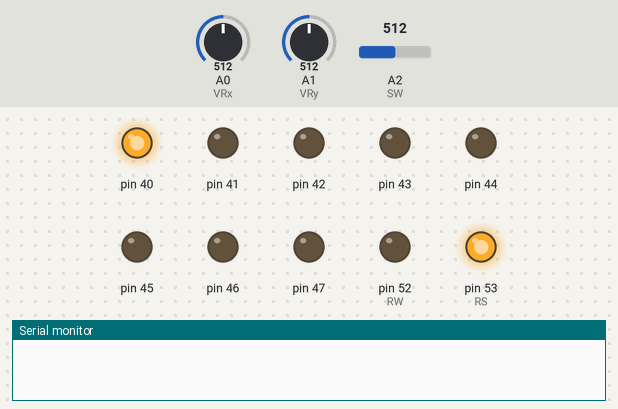
A sketch run on a simulated Arduino Mega 2560, built with avr-gcc and run on an emulated ATmega2560. On the bench: output pins drawn as LEDs (lit = HIGH), the last lines printed to the serial monitor. Inputs (shaded band) come from the test bench; at power-on: A0 (VRx) = 512, A1 (VRy) = 512, A2 (SW) = 512. Pins used as bus, display or sensor lines are not drawn.

Above: at 0.01 s.
At 0.4 s:
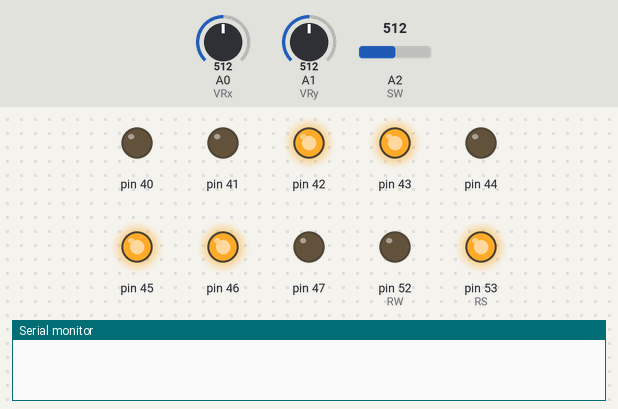
At 2.5 s:
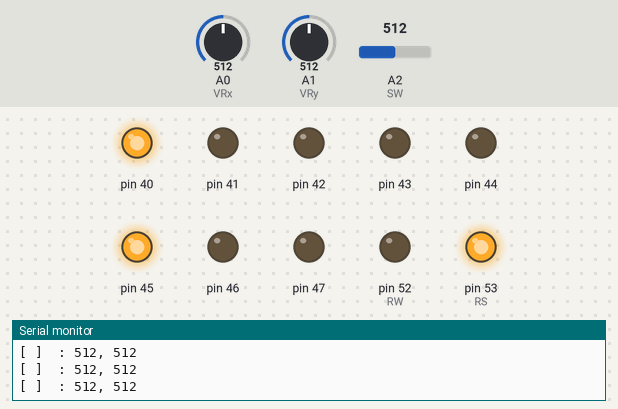
2.6 s: A0 (VRx) set to 109
5.6 s: A0 (VRx) set to 95
8.6 s: A1 (VRy) set to 104
10.1 s: A1 (VRy) set to 94
13.1 s: A2 (SW) set to 82
14.6 s: A2 (SW) set to 66
Timing chart, 0 to 17.5 s (numbered marks = the images above; inputs shaded):
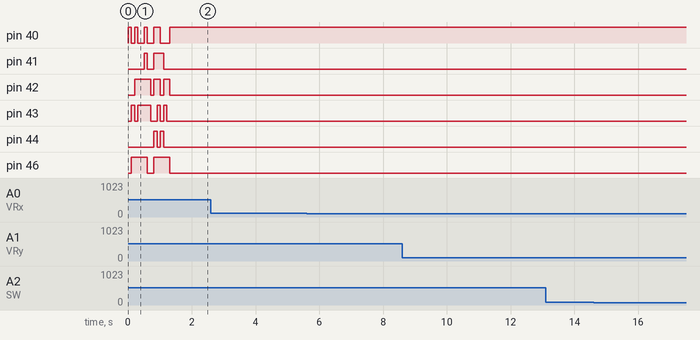

The sketch:

ArduinoLCDController.ino
```cpp
/**
 * Macros
 */

#define RS 53
#define RS_INSTRUCTION LOW
#define RS_DATA HIGH

#define RW 52
#define RW_READ HIGH
#define RW_WRITE LOW

#define ENABLE 51

#define DATA_PIN(PIN_NUM) 40 + PIN_NUM

//#define SW 50
#define SW A2
#define VRx A0
#define VRy A1

#define DISPLAY_STRING {'H', 'e', 'l', 'l', 'o', ',', ' ', 'w', 'o', 'r', 'l', 'd', '!'}


#define TOGGLE_ENABLE() \
    digitalWrite(ENABLE, HIGH); \
    delay(1); \
    digitalWrite(ENABLE, LOW);

/**
 * Defined types
 */

typedef unsigned char uint8;

/**
 * Code
 */

void writeToDataPins(uint8 data) {
    for(uint8 p_index = 0; p_index < 8; p_index++) {
      digitalWrite(DATA_PIN(p_index), data & (0b1 << p_index));
    }

    TOGGLE_ENABLE()
}

void setup() {
  char data[13] = DISPLAY_STRING;

  /**
   * Pin setup
   */

  pinMode(RS, OUTPUT);
  digitalWrite(RS, RS_INSTRUCTION);

  pinMode(RW, OUTPUT);
  digitalWrite(RW, RW_WRITE);

  pinMode(ENABLE, OUTPUT);
  digitalWrite(ENABLE, LOW);

  for(uint8 p_index = 0; p_index < 8; p_index++)
    pinMode(DATA_PIN(p_index), OUTPUT);

  pinMode(SW, INPUT);
  pinMode(VRx, INPUT);
  pinMode(VRy, INPUT);

  /**
   * Serial data stuff
   */

  Serial.begin(9600);

  /**
   * Data writing
   */

  //Prepare for instructions
  digitalWrite(RS, RS_INSTRUCTION);
  digitalWrite(RW, RW_WRITE);

  //Initalize instruction set
  writeToDataPins(0b00111000);

  //Initalize display
  writeToDataPins(0b00001111);

  //Clear display and move to beginning
  writeToDataPins(0b00000001);

  //Write string data
  digitalWrite(RS, RS_DATA);
  for(uint8 index = 0; index < sizeof(data); index++) {
    delay(100);
    writeToDataPins(data[index]);
  }
}

void loop() {
  //Serial.print(digitalRead(SW) == HIGH ? "[X] " : "[ ] ");
  Serial.print(analogRead(SW) < 75 ? "[X] " : "[ ] ");
  //Serial.print(analogRead(SW));
  Serial.print(" : ");
  Serial.print(analogRead(VRx));
  Serial.print(", ");
  Serial.print(analogRead(VRy));
  Serial.print("\n");
}

/**
 * TODO:
 * Move cursor left/right based on VRx voltage
 *   Find how to move cursor
 *   Deadzone and repeating things
 * Increase/decrease character based on VRy voltage
 *   Find how to read character
 *   Increase ASCII value (`man ascii`)
 *   Actually write data
 * Switch reading
 *   Similar to moving cursor (turn that into a function)
 *
 * Future:
 * Make a full on text editor
 * GVAGBASIC????
 */
```
